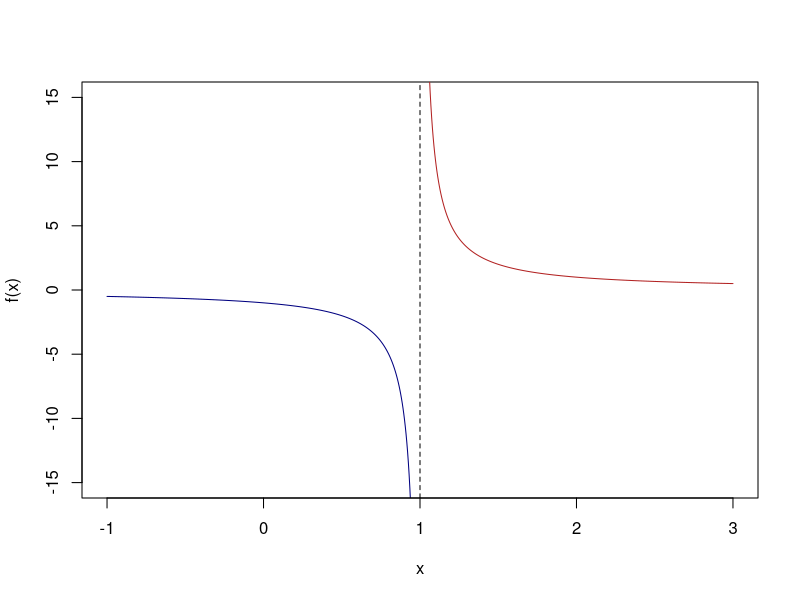

This figure's R source:
f <- function(x) 1/(x - 1)
left <- seq(-1, 0.95, length.out = 400)
right <- seq(1.05, 3, length.out = 400)
plot(left, f(left), type = "l", col = "navy",
     xlim = c(-1, 3), ylim = c(-15, 15),
     xlab = "x", ylab = "f(x)")
lines(right, f(right), col = "firebrick")
abline(v = 1, lty = 2)
